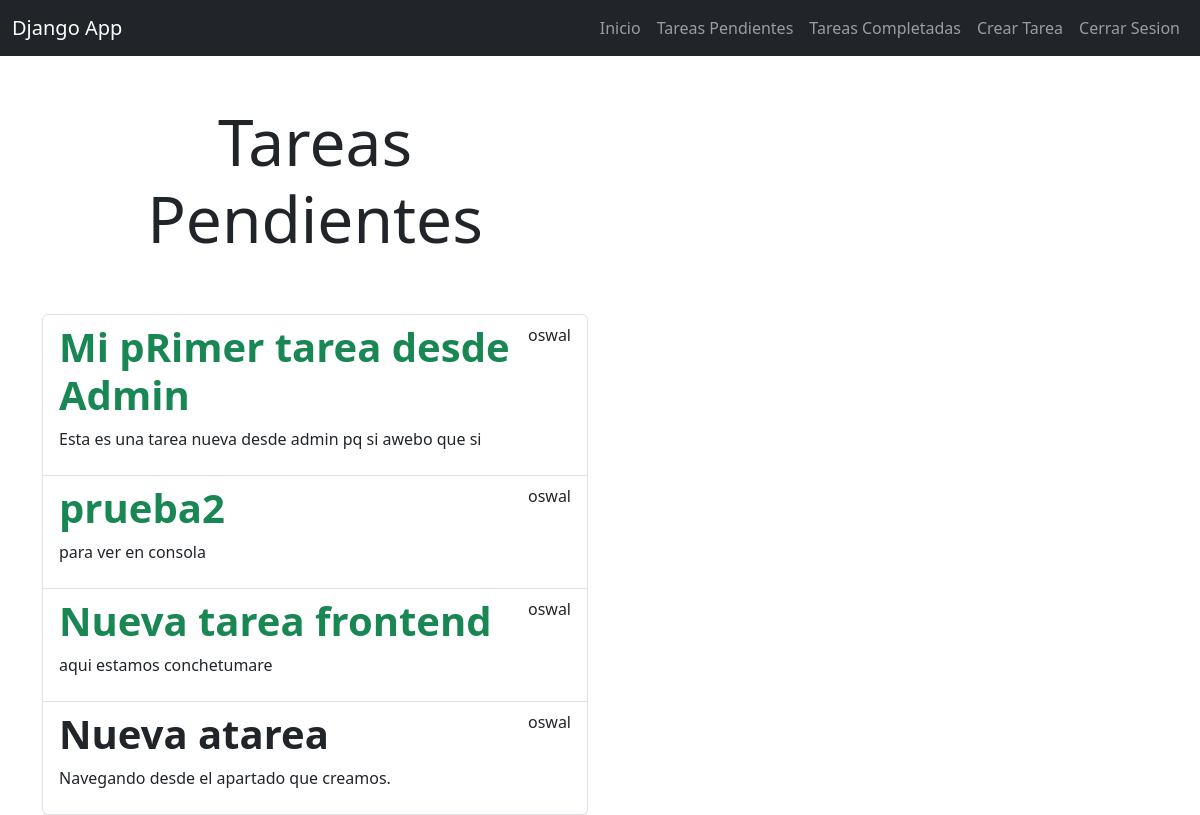
The app's page /tasks/ (signed in), older data.
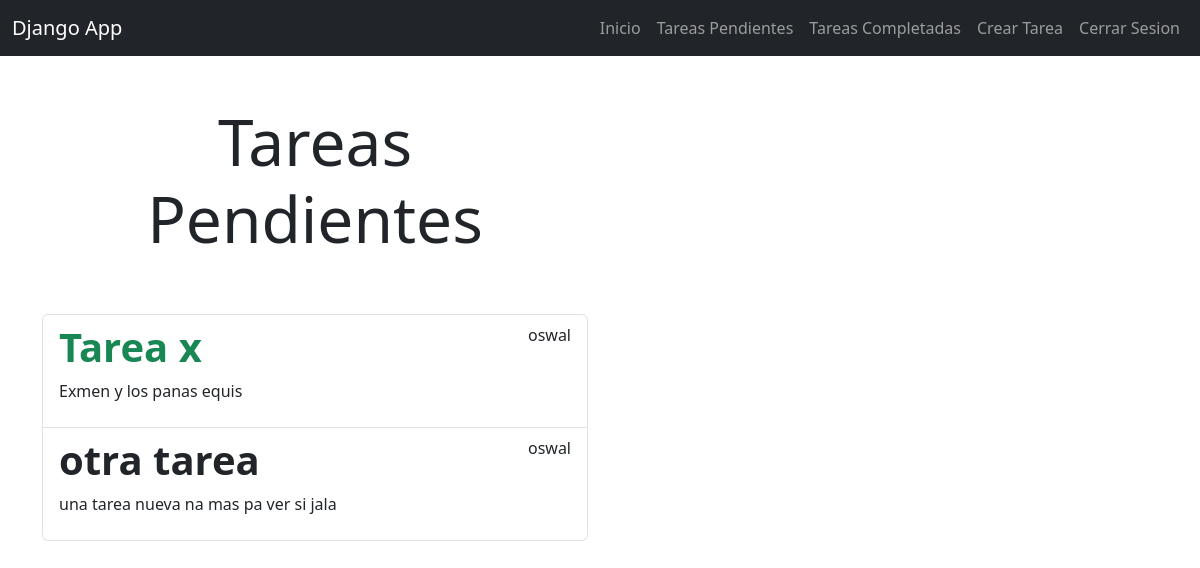
The same page, newer data.
### tasks/models.py (models this page shows, shortened)
class Task(models.Model):
    titulo = models.CharField(max_length=200) #Titulo
    descripcion = models.TextField(blank=True) #Descripcion
    Fcreado = models.DateTimeField(auto_now_add=True) #para asignar en automatico la fecha y hora en archivo
    Fcompletado = models.DateTimeField(null=True, blank=True) #fecha de completado el blank es para pasar el dato vacio el admin
    importante = models.BooleanField(default=False) #asignar si es importante
    user = models.ForeignKey(User, on_delete=models.CASCADE)  #id usuario

### tasks/views.py (the view)
# urls.py: path('tasks/', views.tasks, name='Tareas'), #vista de tareas
@login_required
def tasks(request): #aqui se listan las tareas para hacer una consulta.
    tasks = Task.objects.filter(user = request.user, Fcompletado__isnull = True) #para ver la consulta de tareas solo del usuario logeado
    return render(request, 'tasks.html', {'tasks':tasks})

### tasks/templates/tasks.html (shortened to what this page needs)
{% extends 'base.html' %}
{% block content %}
    <main class="container">
        <div class="row">
            <div class="col-md-6 offset-md3">
                <h1 class="text-center display-3 py-5"> Tareas Pendientes </h1>
                    <ul class="list-group">
                        {% for task in tasks %}
                        <a class="list-group-item" href="{% url 'detalle_tareas' task.id %}">
                            <header class="d-flex justify-content-between">
                                    {% if task.importante %}
                                <h1 class="fw-bold text-success">{{task.titulo}}</h1>
                                {% else %}
                                <h1 class="fw-bold">{{task.titulo}}</h1>
                                {% endif %}
                                <p>{{task.user.username}}</p>
                            </header>
                            <p>{{task.descripcion}}</p>
                        </a>
                        {% endfor %}
                    </ul>
            </div>
        </div>
    </main>
{% endblock %}

Row changes from the older to the newer data that the page shows:
no longer on this page (row edited): Task: titulo "Mi pRimer tarea desde Admin", user.username "oswal", descripcion "Esta es una tarea nueva desde admin pq si awebo que si"
no longer on this page (row edited): Task: titulo "prueba2", user.username "oswal", descripcion "para ver en consola"
removed Task: titulo "Nueva tarea frontend", user.username "oswal", descripcion "aqui estamos conchetumare"
no longer on this page (row edited): Task: titulo "Nueva atarea", user.username "oswal", descripcion "Navegando desde el apartado que creamos."
added Task: titulo "Tarea x", user.username "oswal", descripcion "Exmen y los panas equis"
added Task: titulo "otra tarea", user.username "oswal", descripcion "una tarea nueva na mas pa ver si jala"
